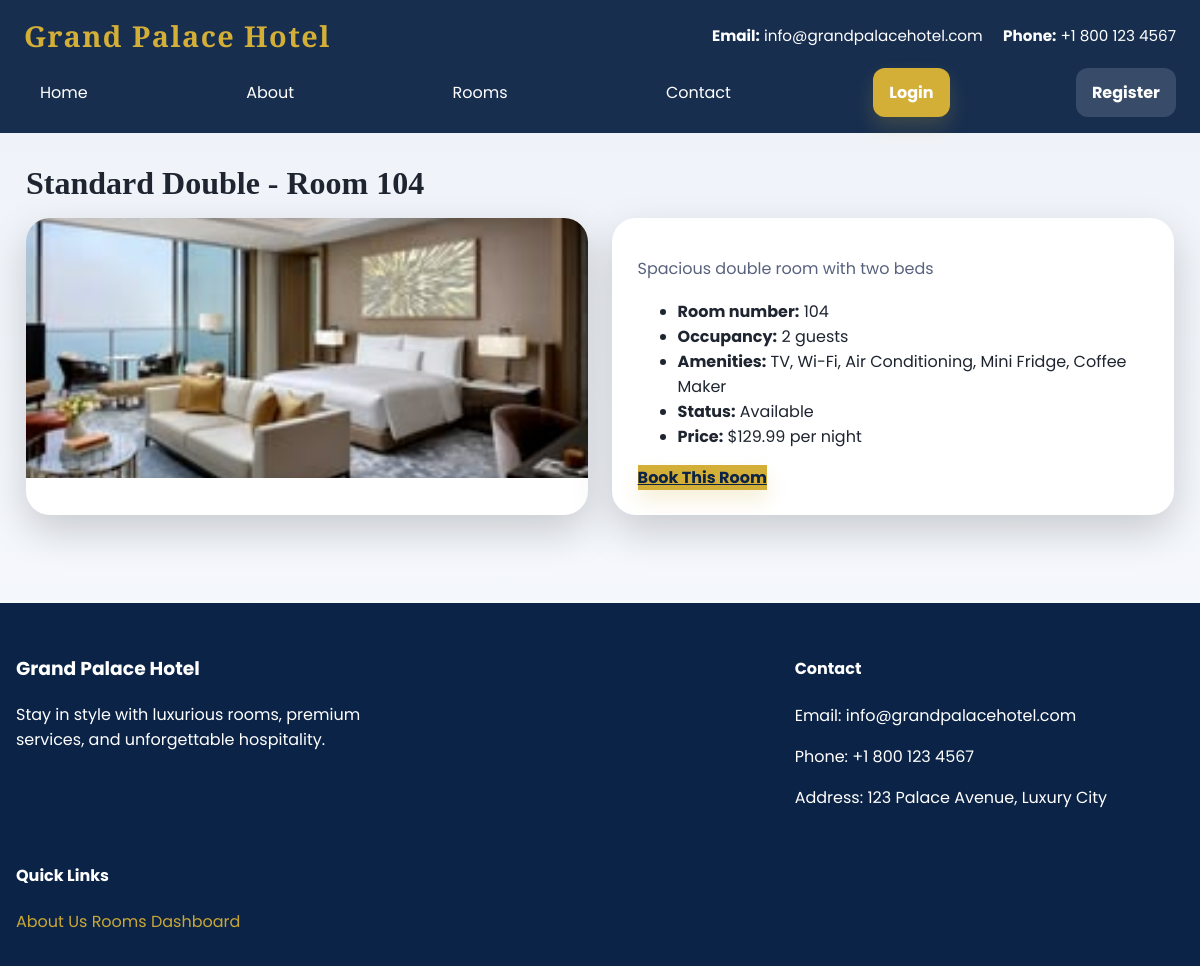
The app's page /php/room_details.php?room_id=4 with its own data.
### tables this page shows
CREATE TABLE rooms (
    room_id INT AUTO_INCREMENT PRIMARY KEY,
    room_number VARCHAR(10) NOT NULL UNIQUE,
    room_type_id INT NOT NULL,
    floor_number INT,
    status ENUM('Available', 'Occupied', 'Maintenance', 'Reserved') DEFAULT 'Available',
    notes TEXT,
    created_at TIMESTAMP DEFAULT CURRENT_TIMESTAMP,
    updated_at TIMESTAMP DEFAULT CURRENT_TIMESTAMP ON UPDATE CURRENT_TIMESTAMP,
    FOREIGN KEY (room_type_id) REFERENCES room_types(room_type_id),
    INDEX idx_status (status),
    INDEX idx_room_number (room_number)
);

CREATE TABLE room_types (
    room_type_id INT AUTO_INCREMENT PRIMARY KEY,
    type_name VARCHAR(50) NOT NULL UNIQUE,
    description TEXT,
    base_price DECIMAL(10, 2) NOT NULL,
    max_occupancy INT NOT NULL,
    amenities TEXT,
    image_url VARCHAR(500),
    is_active BOOLEAN DEFAULT TRUE,
    created_at TIMESTAMP DEFAULT CURRENT_TIMESTAMP,
    updated_at TIMESTAMP DEFAULT CURRENT_TIMESTAMP ON UPDATE CURRENT_TIMESTAMP
);

### php/functions.php (called while the page is built, shortened)
<?php
function escape($html) {
    return htmlspecialchars($html, ENT_QUOTES | ENT_SUBSTITUTE, 'UTF-8');
}

### php/room_details.php (the view, shortened to what this page needs)
<?php
require_once __DIR__ . '/db.php';
require_once __DIR__ . '/functions.php';
$roomId = filter_input(INPUT_GET, 'room_id', FILTER_VALIDATE_INT);
$stmt = $pdo->prepare('SELECT r.room_id, r.room_number, r.status, r.notes, rt.type_name, rt.base_price, rt.max_occupancy, rt.amenities, rt.description FROM rooms r JOIN room_types rt ON r.room_type_id = rt.room_type_id WHERE r.room_id = :room_id');
$stmt->execute([':room_id' => $roomId]);
$room = $stmt->fetch();
include __DIR__ . '/header.php';
?>
<section class="section">
    <div class="section-title"><h2><?php echo escape($room['type_name']); ?> - Room <?php echo escape($room['room_number']); ?></h2></div>
    <div class="grid banner-grid">
        <div class="card">
            <img src="images/<?php echo escape('This is the most expensive hotel suite in Dubai,___.jpg'); ?>" alt="Room gallery">
        </div>
        <div class="card card-body">
            <p><?php echo escape($room['description']); ?></p>
            <ul>
                <li><strong>Room number:</strong> <?php echo escape($room['room_number']); ?></li>
                <li><strong>Occupancy:</strong> <?php echo escape($room['max_occupancy']); ?> guests</li>
                <li><strong>Amenities:</strong> <?php echo escape($room['amenities']); ?></li>
                <li><strong>Status:</strong> <?php echo escape($room['status']); ?></li>
                <li><strong>Price:</strong> $<?php echo number_format($room['base_price'], 2); ?> per night</li>
            </ul>
            <a href="booking.php?room_id=<?php echo urlencode($room['room_id']); ?>" class="button button-primary">Book This Room</a>
        </div>
    </div>
</section>
<?php include __DIR__ . '/footer.php';

### assets/style.css (style rules this page uses)
:root { --dark-blue: #0b2346; --gold: #d4af37; --light-gray: #f7f7f8; --text-light: #ffffff; --text-dark: #1e2530; --shadow: 0 16px 40px rgba(0, 0, 0, 0.18); }
* { box-sizing: border-box; }
body { margin: 0; font-family: 'Poppins', system-ui, -apple-system, BlinkMacSystemFont, 'Segoe UI', sans-serif; color: var(--text-dark); background: linear-gradient(180deg, #eef2f8 0%, #f9fbff 100%); }
.hero-content h1, .hero-content h2, .section-title h2, .brand-logo a, .card-body h3 { font-family: 'Cormorant Garamond', Georgia, serif; }
.button { display: inline-flex; align-items: center; justify-content: center; border: none; cursor: pointer; font-weight: 700; transition: transform 0.2s ease, box-shadow 0.2s ease; }
.button-primary { background: var(--gold); color: var(--dark-blue); box-shadow: 0 10px 20px rgba(212, 175, 55, 0.2); }
.section { margin-bottom: 2.5rem; }
.hero-content h1, .hero-content h2, .section-title h2 { font-family: 'Playfair Display', serif; }
.grid { display: grid; gap: 1.5rem; }
.card { background: #ffffff; border-radius: 1.5rem; box-shadow: var(--shadow); overflow: hidden; transition: transform 0.25s ease, box-shadow 0.25s ease; }
.card img { width: 100%; display: block; object-fit: cover; height: 260px; }
.card-body { padding: 1.6rem; }
.card-body p { margin: 0.75rem 0 0; color: #58627d; line-height: 1.7; }
.banner-grid { grid-template-columns: repeat(2, minmax(0, 1fr)); }
.section-title { display: flex; align-items: center; justify-content: space-between; gap: 1rem; margin-bottom: 1rem; }
.section-title h2 { margin: 0; font-size: 2rem; }

### records on screen
rooms: room_type.type_name "Standard Double", room_number "104", room_type.description "Spacious double room with two beds", room_type.max_occupancy "2", room_type.amenities "TV, Wi-Fi, Air Conditioning, Mini Fridge, Coffee Maker", status "Available", room_type.base_price "129.99"

### other values on screen
SITE_NAME "Grand Palace Hotel"
SITE_EMAIL "info@grandpalacehotel.com"
SITE_PHONE "+1 800 123 4567"
SITE_ADDRESS "123 Palace Avenue, Luxury City"
